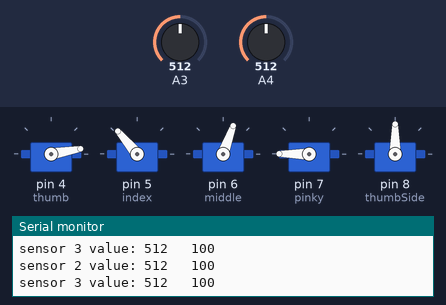
Bench run of a sketch on a simulated Arduino Uno, built with avr-gcc and run on an emulated ATmega328P. On the bench: 5 × servo, the last lines printed to the serial monitor. Inputs (shaded band) come from the test bench; at power-on: A3 = 512, A4 = 512.

Above: at 1.3 s.
1.4 s: A3 set to 90
At 2.1 s:
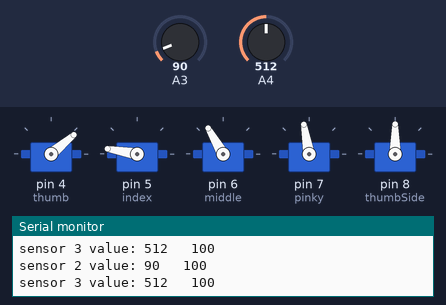
3.0 s: A4 set to 111
4.5 s: A4 set to 94
At 5.7 s:
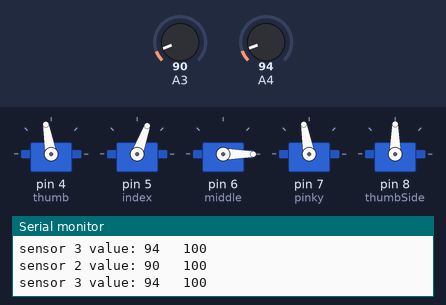
6.0 s: A4 set to 110
At 7.1 s:
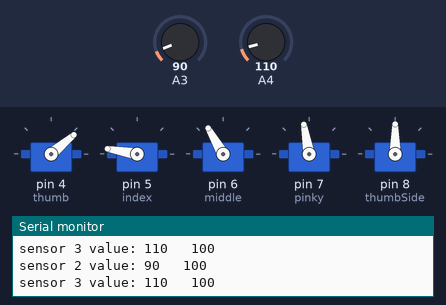
7.5 s: A4 set to 90
At 8.4 s:
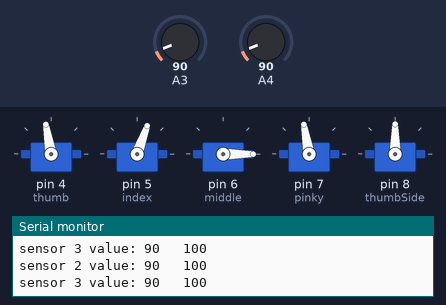
9.0 s: A3 set to 989
12.0 s: A3 set to 1014
Timing chart, 0 to 15.0 s (numbered marks = the images above; inputs shaded):
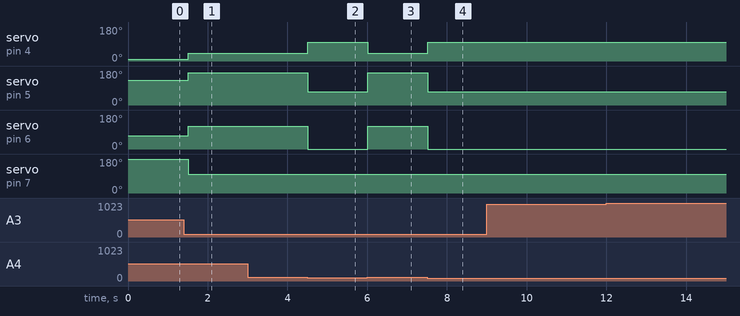

Measured:
- the behaviour switches between 101 and 100 on A4 (found by bisection; images 1 and 2)
- after the input at 1.4 s, servo on pin 4 (thumb): 10° → 40° after 0.11 s; servo on pin 5 (index): 130° → 170° after 0.11 s; servo on pin 6 (middle): 70° → 120° after 0.11 s; servo on pin 7 (pinky): 180° → 100° after 0.11 s
- after the input at 4.5 s, servo on pin 4 (thumb): 40° → 100° at once; servo on pin 5 (index): 170° → 70° at once; servo on pin 6 (middle): 120° → 0° at once
- after the input at 6.0 s, servo on pin 4 (thumb): 100° → 40° at once; servo on pin 5 (index): 70° → 170° at once; servo on pin 6 (middle): 0° → 120° at once
- after the input at 7.5 s, servo on pin 4 (thumb): 40° → 100° at once; servo on pin 5 (index): 170° → 70° at once; servo on pin 6 (middle): 120° → 0° at once

The sketch:

sketch_mar25a.ino
```cpp
#include <Servo.h>

Servo thumb, index, middle, pinky, thumbSide;


int threshold1 = 100;
int threshold2 = 100;
int threshold3 = 100 ; //biceps
                  //sensor variables
int lowerarm = 0;
int upperarm = 0;
int biceps = 0;

void setup() {
   thumb.attach(4);    //Attach the servo for the 1st finger to pin6
   index.attach(5);    //Attach the servo for the 2nd finger to pin7
   middle.attach(6);   //Attach the servo for the 3rd finger to pin8
   pinky.attach(7);    //Attach the servo for the 4th finger to pin9
   //Thumb side to side motion servo
   thumbSide.attach(8);


   Serial.begin(9600);  // this is for serial monitor to see the muscle sensor value you're getting
}

void loop()
{

  // lowerarm = analogRead(A2); //lower forearm
  upperarm = analogRead(A3); //upper forearm
  biceps = analogRead(A4);   //bicept

  // Serial.print("sensor 1 value: ");
  //   Serial.print(lowerarm);
  // Serial.print("   ");
  // Serial.println(threshold1);
  Serial.print("sensor 2 value: ");
  Serial.print(upperarm);
  Serial.print("   ");
  Serial.println(threshold2);
  Serial.print("sensor 3 value: ");
  Serial.print(biceps);
  Serial.print("   ");
  Serial.println(threshold3);


if( biceps > threshold3 && upperarm > threshold2)         //11
{  close_hand();   }

else if (  biceps > threshold3 && upperarm < threshold2)                            //10
{ pincing();}


 else                                                        //00
  {open_hand();  }


}


void open_hand()
{thumb.write(100);
 index.write(70);
 middle.write(0);
 pinky.write(100);
 delay(500); }

 void pointing()
 {thumb.write(10);
 index.write(70);
 middle.write(70);
 pinky.write(180);
 delay(500); }

 void pincing()
 {thumb.write(40);
 index.write(170);
 middle.write(120);
 pinky.write(100);
 delay(500); }

 void close_hand()
 {thumb.write(10);
 index.write(130);
 middle.write(70);
 pinky.write(180);
 delay(500);
 }

 void peace_out()
 {thumb.write(10);
 index.write(70);
 middle.write(0);
 pinky.write(180);
 delay(500); }

 void alright()
 {thumb.write(10);
 index.write(170);
 middle.write(0);
 pinky.write(100);
 delay(500);}

 void  thumb_up()
 {thumb.write(100);
 index.write(130);
 middle.write(70);
 pinky.write(180);
 delay(500); }

 void come_here()
 {
 while( biceps >= threshold3 &&  upperarm >= threshold1)
 {
  close_hand();
  delay(400);
  pointing();
  delay(400);
  upperarm = analogRead(A3);
 // lowerarm = analogRead(A2);
  biceps = analogRead(A4);
 }  }
```
